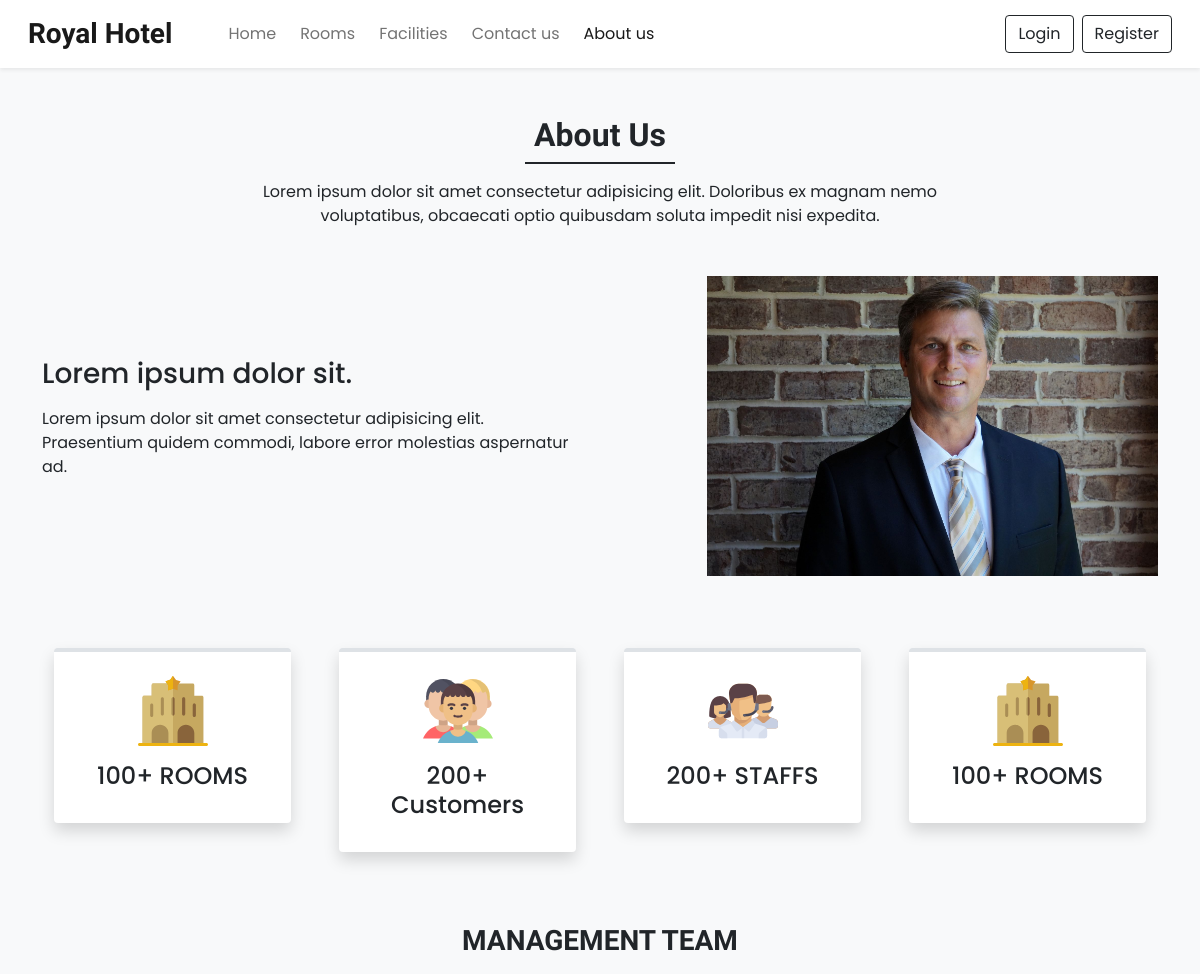
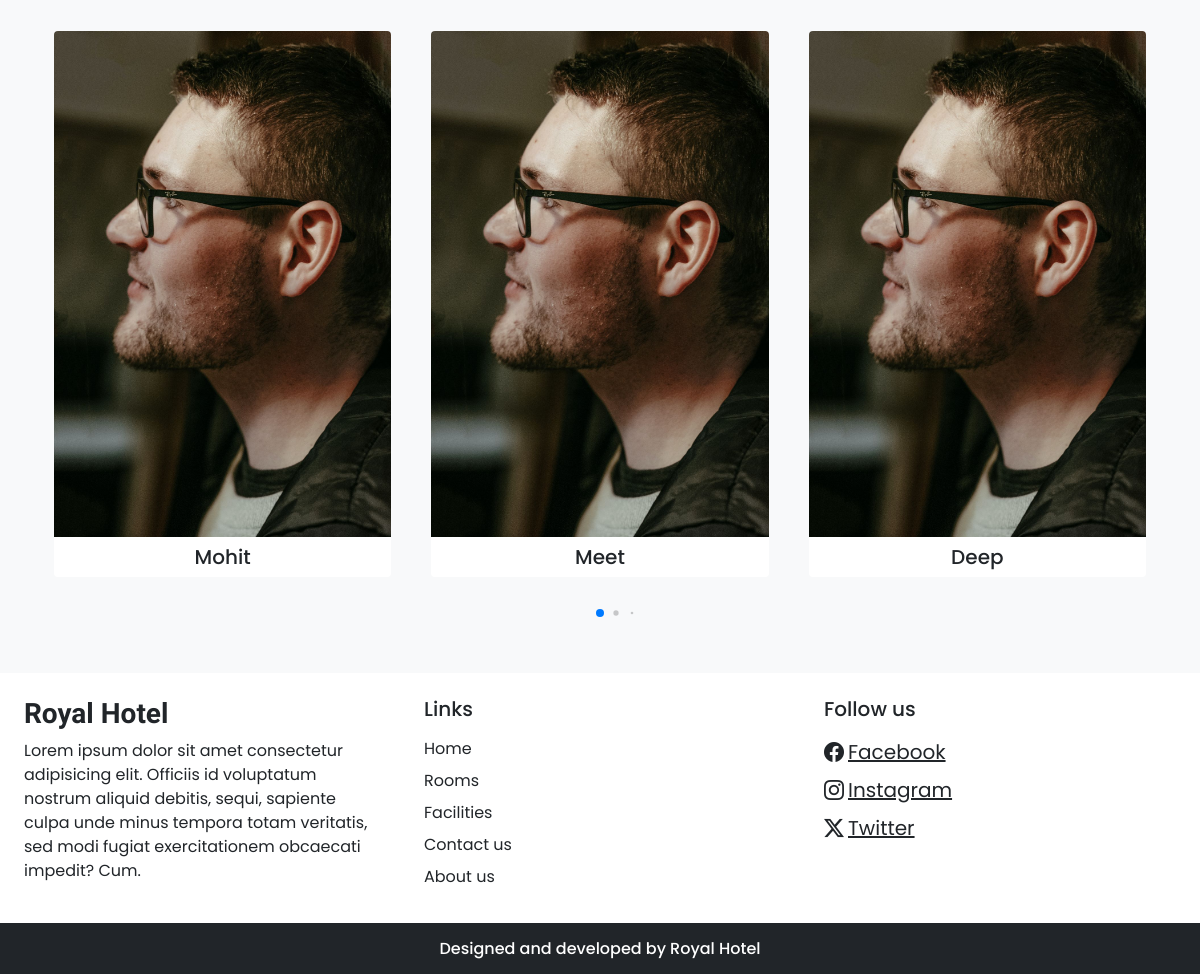
The app's page /Design/about_us.php with its own data (2 pictures, top to bottom).
### tables this page shows
CREATE TABLE `settings` (
  `sr_no` int(11) NOT NULL,
  `site_title` varchar(50) NOT NULL,
  `site_about` varchar(255) NOT NULL,
  `shutdown` tinyint(1) NOT NULL
);

CREATE TABLE `team_details` (
  `sr_no` int(11) NOT NULL,
  `name` varchar(50) NOT NULL,
  `picture` varchar(150) NOT NULL
);

### Admin/db_config.php (called while the page is built, shortened)
<?php
    function selectAll($con,$table){
        $res = mysqli_query($con,"SELECT * FROM $table");
        return $res;
    }
    function select($con, $sql, $values, $datatypes) {
        try {
            $stmt = $con->prepare($sql);
            $stmt->bind_param($datatypes, ...$values);
            if (!$stmt->execute()) {
                throw new Exception("Query execution failed: -Select" . $stmt->error);
            }
            $result = $stmt->get_result();
            return $result;
        } catch (Exception $e) {
            error_log($e->getMessage());
            throw $e;
        }
    }

### Design/about_us.php (the view, shortened to what this page needs)
<!DOCTYPE html>
<html lang="en">
<head>
    <link rel="stylesheet" href="https://cdn.jsdelivr.net/npm/swiper@11/swiper-bundle.min.css" />
    <?php
    require('../css/csslink.php');
    ?>
</head>
<body class="bg-light">
    <?php
    require('header.php');
    ?>
    <div class="my-5 px-4">
        <h2 class="fw-bold h-font text-center">About Us</h2>
        <div class="h-line bg-dark"></div>
        <p class="text-center mt-3">
            Lorem ipsum dolor sit amet consectetur adipisicing elit.
            Doloribus ex magnam nemo <br> voluptatibus, obcaecati
            optio quibusdam soluta impedit nisi expedita.
        </p>
    </div>
    <div class="container">
        <div class="row justify-content-between align-items-center">
            <div class="col-lg-6 col-md-5 mb-4 order-lg-1 order-md-1 order-2">
                <h3 class="mb-3">Lorem ipsum dolor sit.</h3>
                <p>Lorem ipsum dolor sit amet consectetur adipisicing elit.
                    Praesentium quidem commodi, labore error
                    molestias aspernatur ad.
                </p>
            </div>
            <div class="col-lg-5 col-md-5 mb-4 order-lg-2 order-md-2 order-1">
                <img src="../images/about/about.jpg" alt="Image mot found" class="w-100">
            </div>
        </div>
    </div>
    <div class="container mt-5">
        <div class="row">
            <div class="col-lg-3 col-md-6 mb-4 px-4">
                <div class="bg-white rounded shadow p-4 border-top border-4 text-center box">
                    <img src="../images/about/hotel.svg" width="70px" alt="Image not found">
                    <h4 class="mt-3">100+ ROOMS</h4>
                </div>
            </div>
            <div class="col-lg-3 col-md-6 mb-4 px-4">
                <div class="bg-white rounded shadow p-4 border-top border-4 text-center box">
                    <img src="../images/about/customers.svg" width="70px" alt="Image not found">
                    <h4 class="mt-3">200+ Customers</h4>
                </div>
            </div>
            <div class="col-lg-3 col-md-6 mb-4 px-4">
                <div class="bg-white rounded shadow p-4 border-top border-4 text-center box">
                    <img src="../images/about/staff.svg" width="70px" alt="Image not found">
                    <h4 class="mt-3">200+ STAFFS</h4>
                </div>
            </div>
            <div class="col-lg-3 col-md-6 mb-4 px-4">
                <div class="bg-white rounded shadow p-4 border-top border-4 text-center box">
                    <img src="../images/about/hotel.svg" width="70px" alt="Image not found">
                    <h4 class="mt-3">100+ ROOMS</h4>
                </div>
            </div>
        </div>
    </div>
    <h3 class="my-5 fw-bold h-font text-center">MANAGEMENT TEAM</h3>
    <div class="container px-4">
        <div class="swiper mySwiper">
            <div class="swiper-wrapper mb-5">
                <?php
                $about_r = selectAll($con, 'team_details');
                $path = ABOUT_IMG_PATH;
                while ($row = mysqli_fetch_assoc($about_r)) {
                    echo <<<data
                        <div class="swiper-slide bg-white text-center overflow-hidden rounded">
                        <img src="$path$row[picture]" class="w-100" alt="Image not found">
                        <h5 class="mt-2">$row[name]</h5>
                        </div>
                    data;
                }
                ?>
            </div>
            <div class="swiper-pagination"></div>
        </div>
    </div>
    <?php
    require('footer.php');
    ?>
</body>
</html>

### Design/header.php (shortened to what this page needs)
<nav id="nav-bar" class="navbar navbar-expand-lg navbar-light bg-white px-lg-3 py-lg-2 shadow-sm sticky-top">
    <div class="container-fluid">
        <a class="navbar-brand me-5 fw-bold fs-3 h-font" href="index.php"><?php echo $settings_r['site_title'] ?></a>
        <div class="collapse navbar-collapse" id="navbarSupportedContent">
            <ul class="navbar-nav me-auto mb-2 mb-lg-0">
                <li class="nav-item">
                    <a class="nav-link me-2" href="index.php">Home</a>
                </li>
                <li class="nav-item">
                    <a class="nav-link me-2" href="rooms.php">Rooms</a>
                </li>
                <li class="nav-item">
                    <a class="nav-link me-2" href="facilities.php">Facilities</a>
                </li>
                <li class="nav-item">
                    <a class="nav-link me-2" href="contact_us.php">Contact us</a>
                </li>
                <li class="nav-item">
                    <a class="nav-link me-2" href="about_us.php">About us</a>
                </li>
            </ul>
            <div class="d-flex">
                <?php
                if (isset($_SESSION['login']) && $_SESSION['login'] == true) {
                    $path = USERS_IMG_PATH;
                    echo <<<data
                            <div class="btn-group">
                                <button type="button" class="btn btn-outline-dark dropdown-toggle" data-bs-toggle="dropdown" data-bs-display="static" aria-expanded="false">
                                <img src="$path$_SESSION[upic]" style="width: 25px; height: 25px;" class="me-1">
                                $_SESSION[uname]
                                </button>
                                <ul class="dropdown-menu dropdown-menu-lg-end">
                                    <li><a class="dropdown-item" href="profile.php">Profile</a></li>
                                    <li><a class="dropdown-item" href="bookings.php">Bookings</a></li>
                                    <li><a class="dropdown-item" href="logout.php">Logout</a></li>
                                </ul>
                            </div>
                    data;
                } else {
                    echo <<<data
                            <button type="button" class="btn btn-outline-dark shadow-none me-lg-2 me-"data-bs-toggle="modal" data-bs-target="#Loginmodal">
                                Login
                            </button>
                            <button type="button" class="btn btn-outline-dark shadow-none" data-bs-toggle="modal" data-bs-target="#Registermodal">
                                Register
                            </button>
                        data;
                }
                ?>
            </div>
        </div>
    </div>
</nav>

### Design/footer.php (shortened to what this page needs)
<div class="container-fluid bg-white mt-5">
    <div class="row">
        <div class="col-lg-4 p-4">
            <h3 class="h-font fw-bold fs-3 mb-2"><?php echo $settings_r['site_title'] ?></h3>
            <p>
            <?php echo $settings_r['site_about'] ?>
            </p>
        </div>
        <div class="col-lg-4 p-4">
            <h5 class="mb-3">Links</h5>
            <a href="index.php" class="d-inline-block mb-2 text-dark text-decoration-none">Home</a> <br>
            <a href="rooms.php" class="d-inline-block mb-2 text-dark text-decoration-none">Rooms</a><br>
            <a href="facilities.php" class="d-inline-block mb-2 text-dark text-decoration-none">Facilities</a><br>
            <a href="contact_us.php" class="d-inline-block mb-2 text-dark text-decoration-none">Contact us</a><br>
            <a href="about_us.php" class="d-inline-block mb-2 text-dark text-decoration-none">About us</a><br>
        </div>
        <div class="col-lg-4 p-4">
            <?php
            $hasSocialLinks = false;
            if ($contact_r['fb'] != '') {
                $hasSocialLinks = true;
            }
            if ($contact_r['insta'] != '') {
                $hasSocialLinks = true;
            }
            if ($contact_r['tw'] != '') {
                $hasSocialLinks = true;
            }
            if ($hasSocialLinks) {
                echo '<h5 class="mb-3">Follow us</h5>';
                if ($contact_r['fb'] != '') {
                    echo <<<data
                                    <a href="$contact_r[fb]" class="d-inline-block text-dark fs-5 mb-2 ">
                                            <i class="bi bi-facebook me-1"></i>Facebook
                                    </a>
                                    <br>
                                data;
                }
                if ($contact_r['insta'] != '') {
                    echo <<<data
                                    <a href="$contact_r[insta]" class="d-inline-block text-dark fs-5 mb-2">
                                        <i class="bi bi-instagram me-1"></i>Instagram
                                    </a>
                                    <br>
                                data;
                }
                if ($contact_r['tw'] != '') {
                    echo <<<data
                                    <a href="$contact_r[tw]" class="d-inline-block text-dark fs-5 mb-2">
                                        <i class="bi bi-twitter-x me-1"></i>Twitter
                                     </a>
                                     <br>
                                 data;
                }
            }
            ?>
        </div>
    </div>
</div>
<h6 class="text-center bg-dark text-white p-3 m-0">Designed and developed by Royal Hotel</h6>

### css/common.css (style rules this page uses)
:root { --teal: #2ec1ac; --teal_hover: #279e8c; }
* { font-family: 'Poppins', sans-serif; }
.h-font { font-family: 'Merienda', cursive; }
.h-line { width: 150px; margin: 0 auto; height: 1.7px; }

### records on screen
settings: site_title "Royal Hotel", site_about "Lorem ipsum dolor sit amet consectetur adipisicing elit. Officiis id voluptatum nostrum aliquid debitis, sequi, sapiente culpa unde minus tempora totam veritatis, sed modi fugiat exercitationem obcaecati impedit? Cum."
team_details: picture (picture), name "Mohit"
team_details: picture (picture), name "Meet"
team_details: picture (picture), name "Deep"
